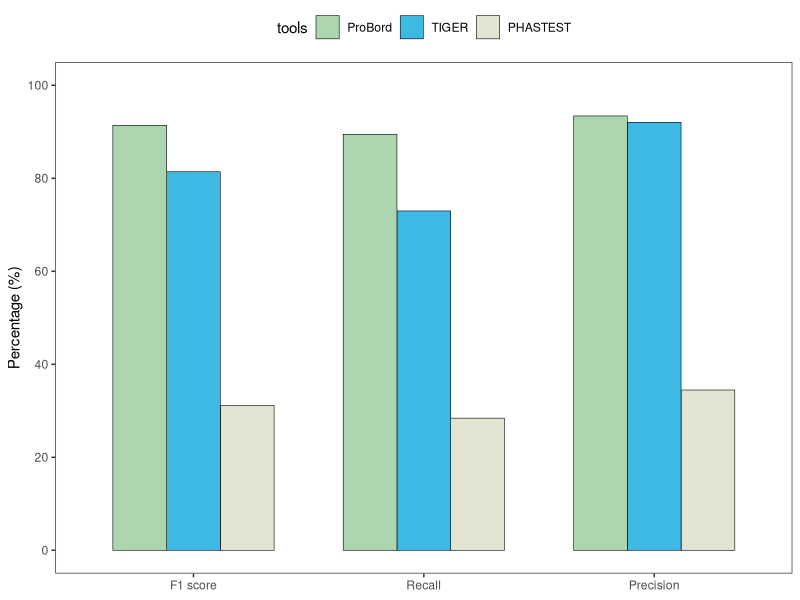
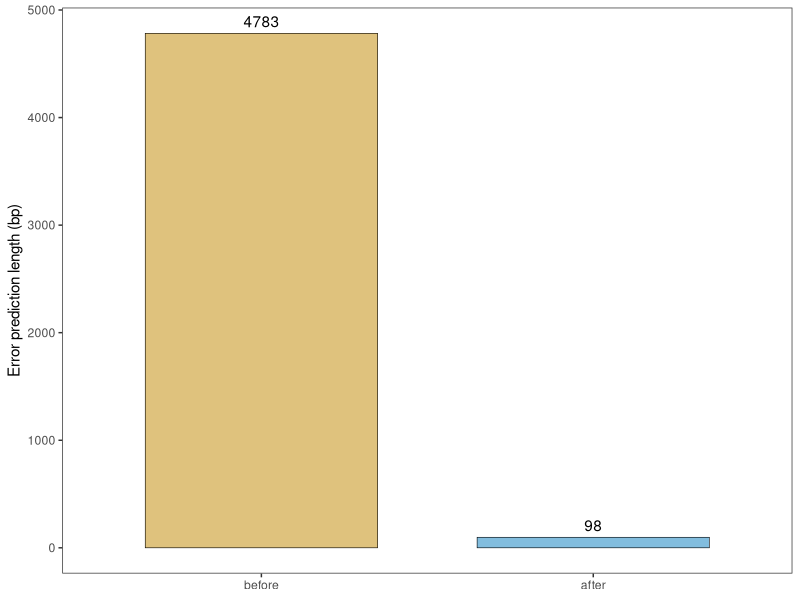

Reproduce these figures in R, in order.
library(ggplot2)
library(patchwork)
setwd('E:/课题/5.att/github/analysis-and-figure/fig1')
df1=read.table('recall-and-precision-f1score.tsv',head=TRUE,sep='\t')
df2=read.table('error_bar_before_and_after.tsv',head=TRUE,sep='\t')


df1$tools <- factor(df1$tools,levels = c('ProBord','TIGER','PHASTEST'))
df1$type<- factor(df1$type,levels = c('F1 score','Recall','Precision'))

df2$state <- factor(df2$state,levels = c('before','after'))

p1<-ggplot(df1,aes(x=type,y=Percentage,fill=tools))+
  geom_col(position = position_dodge(width = 0.7),width = 0.7,colour='black',linewidth=0.2)+
  scale_fill_manual(values=c('#ABD6B0','#3EB9E4','#E3E3D2'))+
  theme_bw()+theme(panel.grid.major = element_blank(),
                   panel.grid.minor = element_blank(), legend.position = "top")+
  scale_y_continuous(limits = c(0, 100), breaks = seq(0, 100, 20))+
  ylab('Percentage (%)')+xlab(NULL)
p1

p2<-ggplot(df2,aes(x=state,y=err,fill=state,label=err))+
  geom_col(width = 0.7,colour='black',linewidth=0.2)+
  scale_fill_manual(values=c('#dfc27d','#82bdde'))+#ylim(0,100)+
  geom_text( vjust = -0.5,           
             color = "black"                    
  ) +
  theme_bw()+theme(panel.grid.major = element_blank(),
                   panel.grid.minor = element_blank(),legend.position= 'none')+
  ylab('Error prediction length (bp)')+xlab(NULL)
p2

